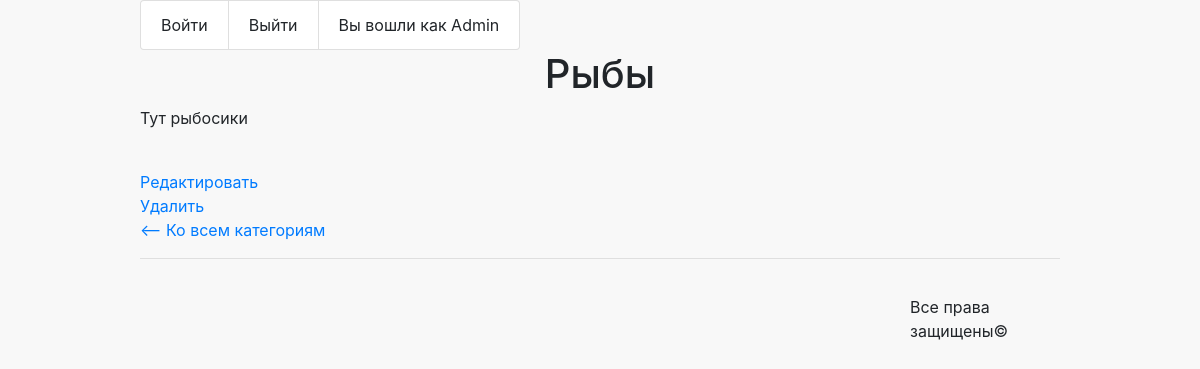
The app's page /admin_custom/categorys/read/1/ (signed in) with its own data.
### authapp/models.py (models this page shows, shortened)
class ShopUser(AbstractUser):
    class Meta:
        verbose_name = 'пользователь'
        verbose_name_plural = 'пользователи'
    avatar = models.ImageField(upload_to='users_avatars', blank=True)
    age = models.PositiveIntegerField(verbose_name='возраст', default=18)
    activation_key = models.CharField(max_length=128, blank=True)
    activation_key_expires = models.DateTimeField(
        default=det_expires_datetime()
    )

### mainapp/models.py (models this page shows, shortened)
class ProductCategory(models.Model):
    name = models.CharField(verbose_name='имя', max_length=64, unique=True)
    description = models.TextField(verbose_name='описание', blank=True)

### adminapp/views.py (the view)
# urls.py: path('categorys/read/<int:pk>/', adminapp.CategoryDetailView.as_view(), name='category_read'),
class CategoryDetailView(IsSuperUserView, DetailView):
    model = ProductCategory
    template_name = 'adminapp/category.html'
    def get_context_data(self, *, object_list=None, **kwargs):
        context = super( CategoryDetailView, self).get_context_data(**kwargs)
        title = ProductCategory.objects.get(pk=self.kwargs.get('pk')).name
        context['title'] = f'{title}. Админка'
        return context

### adminapp/views.py (called while the page is built)
    def test_func(self):
        return self.request.user.is_superuser

### mainapp/context_processors.py (called while the page is built)
def basket(request):
   basket = []
   if request.user.is_authenticated:
       basket = BasketSlot.objects.filter(user=request.user)
   return {
       'basket': basket,
   }

### adminapp/templates/adminapp/category.html
{% extends 'adminapp/base_admin.html' %}
{% block content %}
<h1>{{object.name}}</h1>
<p>{{object.description}}</p>
<br>
<a href="{% url 'admin_custom:category_update' object.pk %}">Редактировать</a>
<br>
<a href="{% url 'admin_custom:category_delete' object.pk %}">Удалить</a>
<br>
<a href="{% url 'admin_custom:categorys' %}"> <-- Ко всем категориям</a>
{% endblock %}

### adminapp/templates/adminapp/includes/inc_menu.html
<ul class="list-group list-group-horizontal">
  <li class="list-group-item"><a>Войти</a></li>
  <li class="list-group-item"><a>Выйти</a></li>
  <li class="list-group-item">Вы вошли как {{ request.user.username|title }}</li>
</ul>

### static/css/styles.css (style rules this page uses)
.body { background-color: #f8f8f8 }
p { font-size: 1em; text-align: left!important; }
h1, h3, p { text-align: center; }

### records on screen
ShopUser: user.username "Admin"
ProductCategory: name "Рыбы", description "Тут рыбосики"
